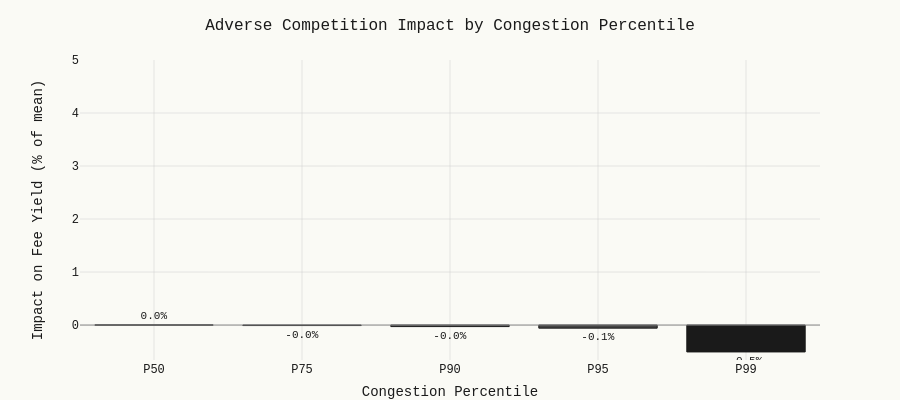

The code cell stored with this chart in its notebook:
### Code cell
# ── Tail impact chart ──────────────────────────────────────────
percentiles = [50, 75, 90, 95, 99]
labels = [f"P{p}" for p in percentiles]
impacts = [100 * d2 * congestion.quantile(p / 100) / fy_mean for p in percentiles]

fig = go.Figure()

fig.add_trace(go.Bar(
    x=labels, y=impacts,
    marker=dict(
        color=["#bbbbbb", "#999999", "#666666", "#444444", "#1a1a1a"],
        line=dict(color="#1a1a1a", width=1)
    ),
    text=[f"{v:.1f}%" for v in impacts],
    textposition="outside",
    textfont=dict(family="Courier New, monospace", size=11)
))

fig.add_hline(y=0, line_color="#999999", line_width=0.8)

fig.update_layout(
    title="Adverse Competition Impact by Congestion Percentile",
    xaxis_title="Congestion Percentile",
    yaxis_title="Impact on Fee Yield (% of mean)",
    height=400,
    margin=dict(t=60, b=40),
    yaxis=dict(range=[min(impacts) * 1.3, max(max(impacts) * 1.3, 5)])
)

fig.show()

### Figure 1 — Plotly figure (JSON) as saved in the notebook; plotly's stock layout.template omitted (floating-point values rounded to 4 significant figures)
{"data": [{"marker": {"color": ["#bbbbbb", "#999999", "#666666", "#444444", "#1a1a1a"], "line": {"color": "#1a1a1a", "width": 1}}, "text": ["0.0%", "-0.0%", "-0.0%", "-0.1%", "-0.5%"], "textfont": {"family": "Courier New, monospace", "size": 11}, "textposition": "outside", "type": "bar", "x": ["P50", "P75", "P90", "P95", "P99"], "y": [0.0009114, -0.009219, -0.02864, -0.05791, -0.5068]}], "layout": {"height": 400, "margin": {"b": 40, "t": 60}, "shapes": [{"line": {"color": "#999999", "width": 0.8}, "type": "line", "x0": 0, "x1": 1, "xref": "x domain", "y0": 0, "y1": 0, "yref": "y"}], "title": {"text": "Adverse Competition Impact by Congestion Percentile"}, "xaxis": {"title": {"text": "Congestion Percentile"}}, "yaxis": {"range": [-0.6589, 5], "title": {"text": "Impact on Fee Yield (% of mean)"}}}}
